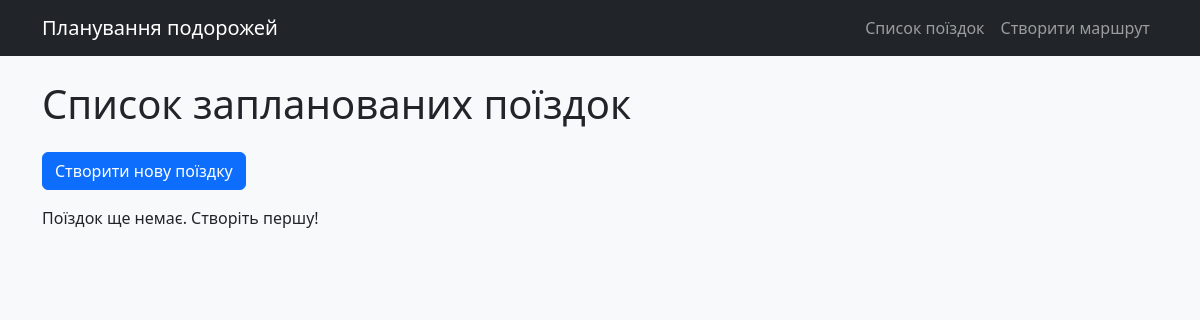
Before: / with the older database file.
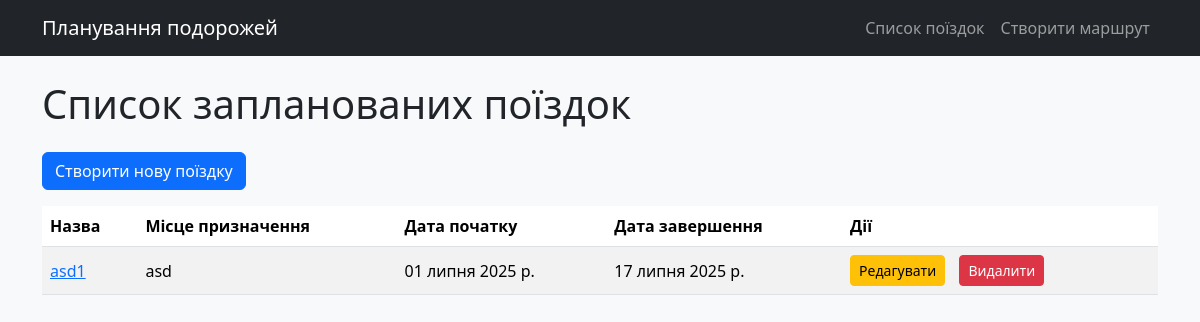
After: the same page with the newer database file.
### trips/models.py (models this page shows, shortened)
class Trip(models.Model):
    title = models.CharField(max_length=100, verbose_name="Назва поїздки")
    destination = models.CharField(max_length=100, verbose_name="Місце призначення")
    start_date = models.DateField(verbose_name="Дата початку")
    end_date = models.DateField(verbose_name="Дата завершення")
    description = models.TextField(blank=True, verbose_name="Опис")
    created_at = models.DateTimeField(auto_now_add=True, verbose_name="Дата створення")
    class Meta:
        verbose_name = "Поїздка"
        verbose_name_plural = "Поїздки"

### trips/views.py (the view)
# urls.py: path('', views.trip_list, name='trip_list'),
def trip_list(request):
    trips = Trip.objects.all().order_by('-created_at')
    return render(request, 'trips/trip_list.html', {'trips': trips})

### templates/trips/trip_list.html (shortened to what this page needs)
{% extends 'base.html' %}
{% load static %}
{% block content %}
    <h1 class="mb-4">Список запланованих поїздок</h1>
    <a href="{% url 'trips:create_trip' %}" class="btn btn-primary mb-3">Створити нову поїздку</a>
    {% if trips %}
        <table class="table table-striped">
            <thead>
                <tr>
                    <th>Назва</th>
                    <th>Місце призначення</th>
                    <th>Дата початку</th>
                    <th>Дата завершення</th>
                    <th>Дії</th>
                </tr>
            </thead>
            <tbody>
                {% for trip in trips %}
                    <tr>
                        <td><a href="{% url 'trips:journal' trip.id %}">{{ trip.title }}</a></td>
                        <td>{{ trip.destination }}</td>
                        <td>{{ trip.start_date }}</td>
                        <td>{{ trip.end_date }}</td>
                        <td>
                            <a href="{% url 'trips:edit_trip' trip.id %}" class="btn btn-sm btn-warning">Редагувати</a>
                            <a href="{% url 'trips:delete_trip' trip.id %}" class="btn btn-sm btn-danger">Видалити</a>
                        </td>
                    </tr>
                {% endfor %}
            </tbody>
        </table>
    {% else %}
        <p>Поїздок ще немає. Створіть першу!</p>
    {% endif %}
{% endblock %}

### templates/base.html (shortened to what this page needs)
{% load static %}
<!DOCTYPE html>
<html lang="uk">
<head>
    <link href="https://cdn.jsdelivr.net/npm/bootstrap@5.3.2/dist/css/bootstrap.min.css" rel="stylesheet">
    <link href="{% static 'css/style.css' %}" rel="stylesheet">
</head>
<body>
    <nav class="navbar navbar-expand-lg navbar-dark bg-dark">
        <div class="container">
            <a class="navbar-brand" href="{% url 'trips:trip_list' %}">Планування подорожей</a>
            <div class="collapse navbar-collapse" id="navbarNav">
                <ul class="navbar-nav ms-auto">
                    <li class="nav-item">
                        <a class="nav-link" href="{% url 'trips:trip_list' %}">Список поїздок</a>
                    </li>
                    <li class="nav-item">
                        <a class="nav-link" href="{% url 'trips:create_trip' %}">Створити маршрут</a>
                    </li>
                </ul>
            </div>
        </div>
    </nav>
    <div class="container mt-4">
        {% block content %}
        {% endblock %}
    </div>
</body>
</html>

### static/css/style.css (style rules this page uses)
body { background-color: #f8f9fa; }
.table th, .table td { vertical-align: middle; }
.btn { margin-right: 10px; }

Changed rows visible on the page:
added Trip: title "asd1", destination "asd", start_date "01 липня 2025 р.", end_date "17 липня 2025 р."
Other visible differences:
text no longer shown: "Поїздок ще немає. Створіть першу!"
text now shown: "Назва Місце призначення Дата початку Дата завершення Дії"
